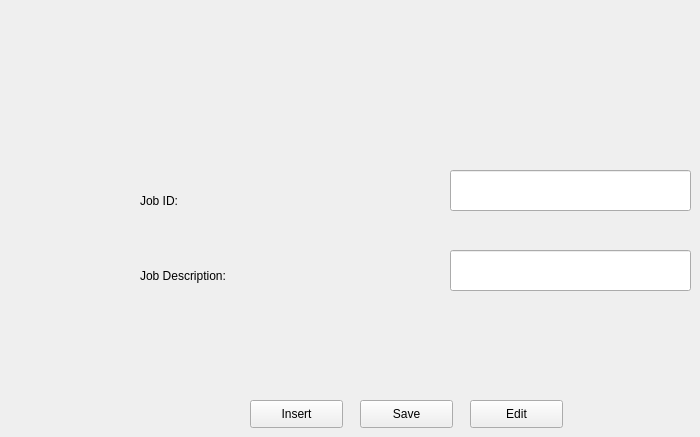
    <widget class="QWidget" name="page1">
     <widget class="QPushButton" name="edit_btn_2">
      <property name="geometry">
       <rect>
        <x>470</x>
        <y>400</y>
        <width>93</width>
        <height>28</height>
       </rect>
      </property>
      <property name="text">
       <string>Edit</string>
      </property>
     </widget>
     <widget class="QPushButton" name="save_btn_2">
      <property name="geometry">
       <rect>
        <x>360</x>
        <y>400</y>
        <width>93</width>
        <height>28</height>
       </rect>
      </property>
      <property name="text">
       <string>Save</string>
      </property>
     </widget>
     <widget class="QPushButton" name="insert_btn_2">
      <property name="geometry">
       <rect>
        <x>250</x>
        <y>400</y>
        <width>93</width>
        <height>28</height>
       </rect>
      </property>
      <property name="text">
       <string>Insert</string>
      </property>
     </widget>
     <widget class="QLineEdit" name="jobid_line">
      <property name="geometry">
       <rect>
        <x>450</x>
        <y>170</y>
        <width>241</width>
        <height>41</height>
       </rect>
      </property>
     </widget>
     <widget class="QLineEdit" name="job_line">
      <property name="geometry">
       <rect>
        <x>450</x>
        <y>250</y>
        <width>241</width>
        <height>41</height>
       </rect>
      </property>
     </widget>
     <widget class="QLabel" name="label_3">
      <property name="geometry">
       <rect>
        <x>140</x>
        <y>180</y>
        <width>141</width>
        <height>41</height>
       </rect>
      </property>
      <property name="text">
       <string>Job ID:</string>
      </property>
     </widget>
     <widget class="QLabel" name="label_4">
      <property name="geometry">
       <rect>
        <x>140</x>
        <y>250</y>
        <width>221</width>
        <height>51</height>
       </rect>
      </property>
      <property name="text">
       <string>Job Description:</string>
      </property>
     </widget>
    </widget>
